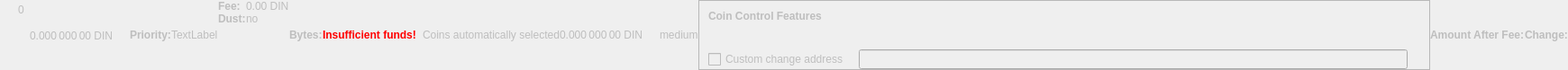
    <widget class="QWidget" name="dummyHideWidget" native="true">
     <property name="enabled">
      <bool>false</bool>
     </property>
     <property name="maximumSize">
      <size>
       <width>100</width>
       <height>22</height>
      </size>
     </property>
     <layout class="QHBoxLayout" name="dummyHideLayout">
      <property name="spacing">
       <number>0</number>
      </property>
      <property name="leftMargin">
       <number>0</number>
      </property>
      <property name="topMargin">
       <number>0</number>
      </property>
      <property name="rightMargin">
       <number>0</number>
      </property>
      <property name="bottomMargin">
       <number>0</number>
      </property>
      <item>
       <layout class="QFormLayout" name="formLayoutCoinControl1">
        <property name="horizontalSpacing">
         <number>10</number>
        </property>
        <property name="verticalSpacing">
         <number>14</number>
        </property>
        <property name="leftMargin">
         <number>10</number>
        </property>
        <property name="topMargin">
         <number>4</number>
        </property>
        <property name="rightMargin">
         <number>6</number>
        </property>
        <item row="0" column="1">
         <widget class="QLabel" name="labelCoinControlBytes">
          <property name="cursor">
           <cursorShape>IBeamCursor</cursorShape>
          </property>
          <property name="contextMenuPolicy">
           <enum>Qt::ActionsContextMenu</enum>
          </property>
          <property name="text">
           <string notr="true">0</string>
          </property>
          <property name="textInteractionFlags">
           <set>Qt::LinksAccessibleByMouse|Qt::TextSelectableByKeyboard|Qt::TextSelectableByMouse</set>
          </property>
         </widget>
        </item>
       </layout>
      </item>
      <item>
       <widget class="QLabel" name="labelCoinControlAfterFee">
        <property name="enabled">
         <bool>false</bool>
        </property>
        <property name="sizePolicy">
         <sizepolicy hsizetype="Fixed" vsizetype="Fixed">
          <horstretch>0</horstretch>
          <verstretch>0</verstretch>
         </sizepolicy>
        </property>
        <property name="minimumSize">
         <size>
          <width>111</width>
          <height>12</height>
         </size>
        </property>
        <property name="maximumSize">
         <size>
          <width>111</width>
          <height>12</height>
         </size>
        </property>
        <property name="cursor">
         <cursorShape>IBeamCursor</cursorShape>
        </property>
        <property name="contextMenuPolicy">
         <enum>Qt::ActionsContextMenu</enum>
        </property>
        <property name="text">
         <string notr="true">0.000 000 00 DIN</string>
        </property>
        <property name="textInteractionFlags">
         <set>Qt::LinksAccessibleByMouse|Qt::TextSelectableByKeyboard|Qt::TextSelectableByMouse</set>
        </property>
       </widget>
      </item>
      <item>
       <widget class="QLabel" name="labelCoinControlPriorityText">
        <property name="enabled">
         <bool>false</bool>
        </property>
        <property name="font">
         <font>
          <weight>75</weight>
          <bold>true</bold>
         </font>
        </property>
        <property name="text">
         <string>Priority:</string>
        </property>
       </widget>
      </item>
      <item>
       <layout class="QHBoxLayout" name="horizontalLayout">
        <item>
         <widget class="QLabel" name="WarningLabel">
          <property name="text">
           <string>TextLabel</string>
          </property>
         </widget>
        </item>
       </layout>
      </item>
      <item>
       <layout class="QFormLayout" name="formLayoutCoinControl3">
        <property name="horizontalSpacing">
         <number>0</number>
        </property>
        <property name="verticalSpacing">
         <number>0</number>
        </property>
        <property name="leftMargin">
         <number>0</number>
        </property>
        <property name="topMargin">
         <number>0</number>
        </property>
        <property name="rightMargin">
         <number>0</number>
        </property>
        <item row="0" column="0">
         <widget class="QLabel" name="labelCoinControlFeeText">
          <property name="enabled">
           <bool>false</bool>
          </property>
          <property name="font">
           <font>
            <weight>75</weight>
            <bold>true</bold>
           </font>
          </property>
          <property name="text">
           <string>Fee:</string>
          </property>
          <property name="margin">
           <number>0</number>
          </property>
         </widget>
        </item>
        <item row="0" column="1">
         <widget class="QLabel" name="labelCoinControlFee">
          <property name="enabled">
           <bool>false</bool>
          </property>
          <property name="cursor">
           <cursorShape>IBeamCursor</cursorShape>
          </property>
          <property name="contextMenuPolicy">
           <enum>Qt::ActionsContextMenu</enum>
          </property>
          <property name="text">
           <string notr="true">0.00 DIN</string>
          </property>
          <property name="textInteractionFlags">
           <set>Qt::LinksAccessibleByMouse|Qt::TextSelectableByKeyboard|Qt::TextSelectableByMouse</set>
          </property>
         </widget>
        </item>
        <item row="1" column="0">
         <widget class="QLabel" name="labelCoinControlLowOutputText">
          <property name="enabled">
           <bool>false</bool>
          </property>
          <property name="font">
           <font>
            <weight>75</weight>
            <bold>true</bold>
           </font>
          </property>
          <property name="text">
           <string>Dust:</string>
          </property>
         </widget>
        </item>
        <item row="1" column="1">
         <widget class="QLabel" name="labelCoinControlLowOutput">
          <property name="enabled">
           <bool>false</bool>
          </property>
          <property name="cursor">
           <cursorShape>IBeamCursor</cursorShape>
          </property>
          <property name="contextMenuPolicy">
           <enum>Qt::ActionsContextMenu</enum>
          </property>
          <property name="text">
           <string>no</string>
          </property>
          <property name="textInteractionFlags">
           <set>Qt::LinksAccessibleByMouse|Qt::TextSelectableByKeyboard|Qt::TextSelectableByMouse</set>
          </property>
         </widget>
        </item>
       </layout>
      </item>
      <item>
       <widget class="QLabel" name="labelCoinControlBytesText">
        <property name="enabled">
         <bool>false</bool>
        </property>
        <property name="font">
         <font>
          <weight>75</weight>
          <bold>true</bold>
         </font>
        </property>
        <property name="text">
         <string>Bytes:</string>
        </property>
       </widget>
      </item>
      <item>
       <layout class="QFormLayout" name="formLayoutCoinControl2">
        <property name="horizontalSpacing">
         <number>0</number>
        </property>
        <property name="verticalSpacing">
         <number>0</number>
        </property>
        <property name="leftMargin">
         <number>0</number>
        </property>
        <property name="topMargin">
         <number>0</number>
        </property>
        <property name="rightMargin">
         <number>0</number>
        </property>
       </layout>
      </item>
      <item>
       <layout class="QHBoxLayout" name="horizontalLayoutCoinControl2">
        <property name="spacing">
         <number>0</number>
        </property>
        <property name="bottomMargin">
         <number>0</number>
        </property>
       </layout>
      </item>
      <item>
       <widget class="QLabel" name="labelCoinControlInsuffFunds">
        <property name="enabled">
         <bool>false</bool>
        </property>
        <property name="minimumSize">
         <size>
          <width>0</width>
          <height>0</height>
         </size>
        </property>
        <property name="font">
         <font>
          <weight>75</weight>
          <bold>true</bold>
         </font>
        </property>
        <property name="styleSheet">
         <string notr="true">color:red;font-weight:bold;</string>
        </property>
        <property name="text">
         <string>Insufficient funds!</string>
        </property>
        <property name="margin">
         <number>5</number>
        </property>
       </widget>
      </item>
      <item>
       <layout class="QFormLayout" name="formLayoutCoinControl4">
        <property name="horizontalSpacing">
         <number>0</number>
        </property>
        <property name="verticalSpacing">
         <number>0</number>
        </property>
        <property name="leftMargin">
         <number>0</number>
        </property>
        <property name="topMargin">
         <number>0</number>
        </property>
        <property name="rightMargin">
         <number>0</number>
        </property>
       </layout>
      </item>
      <item>
       <widget class="QLabel" name="labelCoinControlChangeLabel">
        <property name="enabled">
         <bool>false</bool>
        </property>
        <property name="sizePolicy">
         <sizepolicy hsizetype="Preferred" vsizetype="Expanding">
          <horstretch>0</horstretch>
          <verstretch>0</verstretch>
         </sizepolicy>
        </property>
        <property name="minimumSize">
         <size>
          <width>0</width>
          <height>0</height>
         </size>
        </property>
        <property name="text">
         <string/>
        </property>
        <property name="margin">
         <number>3</number>
        </property>
       </widget>
      </item>
      <item>
       <widget class="QLabel" name="labelCoinControlAutomaticallySelected">
        <property name="enabled">
         <bool>false</bool>
        </property>
        <property name="sizePolicy">
         <sizepolicy hsizetype="Fixed" vsizetype="Fixed">
          <horstretch>0</horstretch>
          <verstretch>0</verstretch>
         </sizepolicy>
        </property>
        <property name="minimumSize">
         <size>
          <width>0</width>
          <height>0</height>
         </size>
        </property>
        <property name="maximumSize">
         <size>
          <width>240</width>
          <height>16777215</height>
         </size>
        </property>
        <property name="text">
         <string>Coins automatically selected</string>
        </property>
        <property name="margin">
         <number>5</number>
        </property>
       </widget>
      </item>
      <item>
       <widget class="QLabel" name="labelCoinControlChange">
        <property name="enabled">
         <bool>false</bool>
        </property>
        <property name="sizePolicy">
         <sizepolicy hsizetype="Fixed" vsizetype="Fixed">
          <horstretch>0</horstretch>
          <verstretch>0</verstretch>
         </sizepolicy>
        </property>
        <property name="minimumSize">
         <size>
          <width>111</width>
          <height>0</height>
         </size>
        </property>
        <property name="maximumSize">
         <size>
          <width>111</width>
          <height>16777215</height>
         </size>
        </property>
        <property name="cursor">
         <cursorShape>IBeamCursor</cursorShape>
        </property>
        <property name="contextMenuPolicy">
         <enum>Qt::ActionsContextMenu</enum>
        </property>
        <property name="text">
         <string notr="true">0.000 000 00 DIN</string>
        </property>
        <property name="textInteractionFlags">
         <set>Qt::LinksAccessibleByMouse|Qt::TextSelectableByKeyboard|Qt::TextSelectableByMouse</set>
        </property>
       </widget>
      </item>
      <item>
       <widget class="QLabel" name="labelCoinControlPriority">
        <property name="enabled">
         <bool>false</bool>
        </property>
        <property name="cursor">
         <cursorShape>IBeamCursor</cursorShape>
        </property>
        <property name="contextMenuPolicy">
         <enum>Qt::ActionsContextMenu</enum>
        </property>
        <property name="text">
         <string>medium</string>
        </property>
        <property name="textInteractionFlags">
         <set>Qt::LinksAccessibleByMouse|Qt::TextSelectableByKeyboard|Qt::TextSelectableByMouse</set>
        </property>
       </widget>
      </item>
      <item>
       <widget class="QFrame" name="frameCoinControl">
        <property name="sizePolicy">
         <sizepolicy hsizetype="Expanding" vsizetype="Expanding">
          <horstretch>0</horstretch>
          <verstretch>0</verstretch>
         </sizepolicy>
        </property>
        <property name="maximumSize">
         <size>
          <width>16777215</width>
          <height>16777215</height>
         </size>
        </property>
        <property name="frameShape">
         <enum>QFrame::StyledPanel</enum>
        </property>
        <property name="frameShadow">
         <enum>QFrame::Sunken</enum>
        </property>
        <layout class="QVBoxLayout" name="verticalLayoutCoinControl2_2">
         <property name="spacing">
          <number>0</number>
         </property>
         <property name="leftMargin">
          <number>0</number>
         </property>
         <property name="topMargin">
          <number>0</number>
         </property>
         <property name="rightMargin">
          <number>0</number>
         </property>
         <property name="bottomMargin">
          <number>0</number>
         </property>
         <item>
          <layout class="QVBoxLayout" name="verticalLayoutCoinControl" stretch="0,0,0,1">
           <property name="spacing">
            <number>0</number>
           </property>
           <property name="leftMargin">
            <number>10</number>
           </property>
           <property name="topMargin">
            <number>10</number>
           </property>
           <item>
            <layout class="QHBoxLayout" name="horizontalLayoutCoinControl1">
             <property name="bottomMargin">
              <number>15</number>
             </property>
             <item>
              <widget class="QLabel" name="labelCoinControlFeatures">
               <property name="enabled">
                <bool>false</bool>
               </property>
               <property name="sizePolicy">
                <sizepolicy hsizetype="Preferred" vsizetype="Maximum">
                 <horstretch>0</horstretch>
                 <verstretch>0</verstretch>
                </sizepolicy>
               </property>
               <property name="font">
                <font>
                 <weight>75</weight>
                 <bold>true</bold>
                </font>
               </property>
               <property name="styleSheet">
                <string notr="true">font-weight:bold;</string>
               </property>
               <property name="text">
                <string>Coin Control Features</string>
               </property>
              </widget>
             </item>
            </layout>
           </item>
           <item>
            <widget class="QWidget" name="widgetCoinControl" native="true">
             <property name="sizePolicy">
              <sizepolicy hsizetype="Preferred" vsizetype="Preferred">
               <horstretch>0</horstretch>
               <verstretch>0</verstretch>
              </sizepolicy>
             </property>
             <property name="minimumSize">
              <size>
               <width>0</width>
               <height>0</height>
              </size>
             </property>
             <property name="styleSheet">
              <string notr="true"/>
             </property>
             <layout class="QHBoxLayout" name="horizontalLayoutCoinControl5_2">
              <property name="leftMargin">
               <number>0</number>
              </property>
              <property name="topMargin">
               <number>0</number>
              </property>
              <property name="rightMargin">
               <number>0</number>
              </property>
              <property name="bottomMargin">
               <number>0</number>
              </property>
              <item>
               <layout class="QHBoxLayout" name="horizontalLayoutCoinControl3">
                <property name="spacing">
                 <number>20</number>
                </property>
                <property name="topMargin">
                 <number>0</number>
                </property>
                <property name="bottomMargin">
                 <number>10</number>
                </property>
               </layout>
              </item>
             </layout>
            </widget>
           </item>
           <item>
            <layout class="QHBoxLayout" name="horizontalLayoutCoinControl4" stretch="0,0,0">
             <property name="spacing">
              <number>12</number>
             </property>
             <property name="sizeConstraint">
              <enum>QLayout::SetDefaultConstraint</enum>
             </property>
             <property name="topMargin">
              <number>5</number>
             </property>
             <property name="rightMargin">
              <number>5</number>
             </property>
             <item>
              <widget class="QCheckBox" name="checkBoxCoinControlChange">
               <property name="enabled">
                <bool>false</bool>
               </property>
               <property name="toolTip">
                <string>If this is activated, but the change address is empty or invalid, change will be sent to a newly generated address.</string>
               </property>
               <property name="text">
                <string>Custom change address</string>
               </property>
              </widget>
             </item>
             <item>
              <widget class="QValidatedLineEdit" name="lineEditCoinControlChange">
               <property name="enabled">
                <bool>false</bool>
               </property>
               <property name="sizePolicy">
                <sizepolicy hsizetype="Expanding" vsizetype="Fixed">
                 <horstretch>0</horstretch>
                 <verstretch>0</verstretch>
                </sizepolicy>
               </property>
              </widget>
             </item>
             <item>
              <widget class="QLabel" name="labelCoinControlChangeLabel_2">
               <property name="sizePolicy">
                <sizepolicy hsizetype="Preferred" vsizetype="Expanding">
                 <horstretch>0</horstretch>
                 <verstretch>0</verstretch>
                </sizepolicy>
               </property>
               <property name="minimumSize">
                <size>
                 <width>0</width>
                 <height>0</height>
                </size>
               </property>
               <property name="text">
                <string/>
               </property>
               <property name="margin">
                <number>3</number>
               </property>
              </widget>
             </item>
            </layout>
           </item>
           <item>
            <spacer name="verticalSpacerCoinControl">
             <property name="orientation">
              <enum>Qt::Vertical</enum>
             </property>
             <property name="sizeHint" stdset="0">
              <size>
               <width>800</width>
               <height>1</height>
              </size>
             </property>
            </spacer>
           </item>
          </layout>
         </item>
        </layout>
       </widget>
      </item>
      <item>
       <widget class="QLabel" name="labelCoinControlAfterFeeText">
        <property name="enabled">
         <bool>false</bool>
        </property>
        <property name="minimumSize">
         <size>
          <width>0</width>
          <height>0</height>
         </size>
        </property>
        <property name="maximumSize">
         <size>
          <width>16777215</width>
          <height>16777215</height>
         </size>
        </property>
        <property name="font">
         <font>
          <weight>75</weight>
          <bold>true</bold>
         </font>
        </property>
        <property name="text">
         <string>Amount After Fee:</string>
        </property>
        <property name="alignment">
         <set>Qt::AlignLeading|Qt::AlignLeft|Qt::AlignVCenter</set>
        </property>
        <property name="margin">
         <number>0</number>
        </property>
       </widget>
      </item>
      <item>
       <widget class="QLabel" name="labelCoinControlChangeText">
        <property name="enabled">
         <bool>false</bool>
        </property>
        <property name="sizePolicy">
         <sizepolicy hsizetype="Preferred" vsizetype="Preferred">
          <horstretch>0</horstretch>
          <verstretch>0</verstretch>
         </sizepolicy>
        </property>
        <property name="minimumSize">
         <size>
          <width>0</width>
          <height>0</height>
         </size>
        </property>
        <property name="maximumSize">
         <size>
          <width>16777215</width>
          <height>16777215</height>
         </size>
        </property>
        <property name="font">
         <font>
          <weight>75</weight>
          <bold>true</bold>
         </font>
        </property>
        <property name="text">
         <string>Change:</string>
        </property>
        <property name="alignment">
         <set>Qt::AlignLeading|Qt::AlignLeft|Qt::AlignVCenter</set>
        </property>
       </widget>
      </item>
     </layout>
    </widget>
